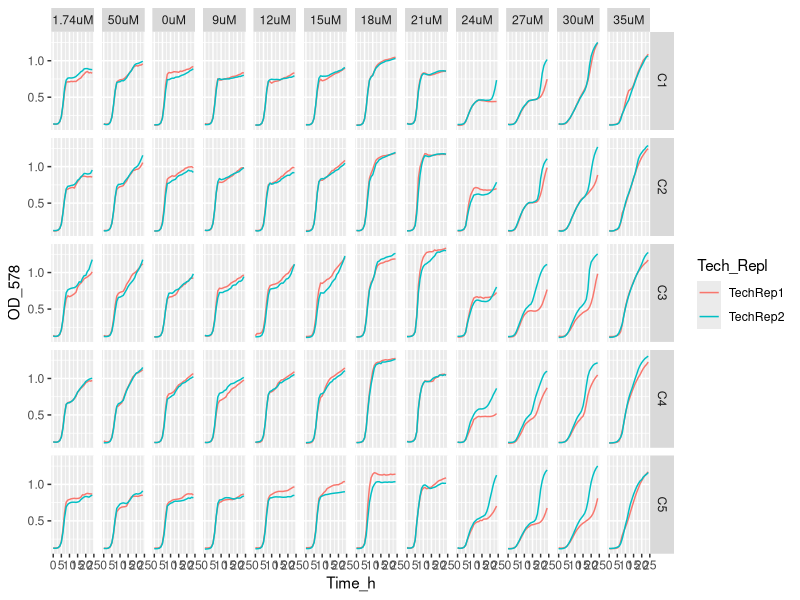
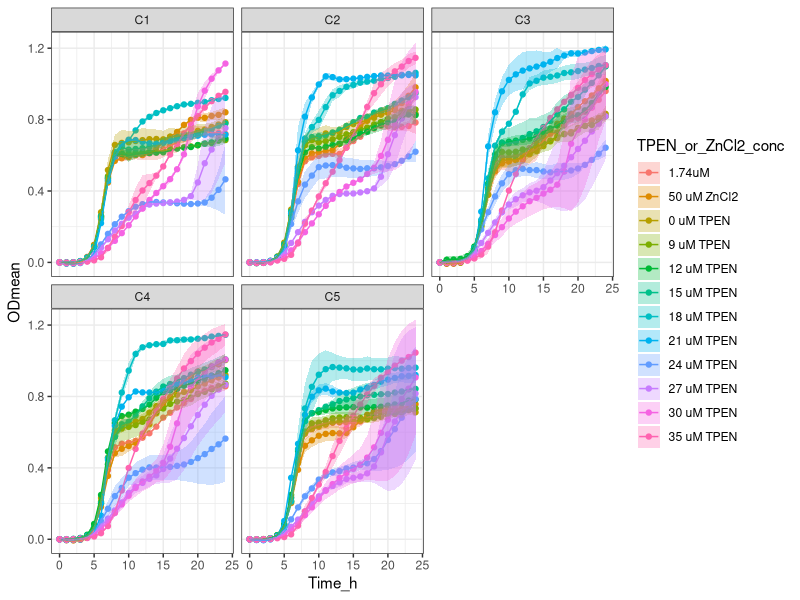

Source code (R) for these figures, in order:
setwd("~/ITQB/Plate readings/Exp30_2plates_27032024")

library(tidyverse)

library(readxl)
Exp30 <- Exp30_2plates_27032024 <- read_excel("Exp30_2plates_27032024_final_final.xlsx")
View(Exp30) 

Exp30_v1 <- Exp30 %>%
  pivot_longer(names_to = "Condition", values_to = "OD_578", cols = -Time_h)
Exp30_v1
View(Exp30_v1)


Exp30_v2 <- separate(Exp30_v1, Condition, 
                     c("Community",
                       "Transfer_medium",
                       "Zn_condition", 
                       "Tech_Repl",
                       "Biol_Repl",
                       "TPEN_or_ZnCl2_conc",
                       "Well_number"), 
                     sep = "_", remove = FALSE,
                     convert = FALSE)
View(Exp30_v2)

Exp30_v2$OD_578 <- as.numeric (Exp30_v2$OD_578) #Because OD_578 values are character

Exp30_v2$TPEN_or_ZnCl2_conc <- factor(Exp30_v2$TPEN_or_ZnCl2_conc, levels = c("1.74",
                                                            "10",
                                                            "0",
                                                            "1.8",
                                                            "2.4",
                                                            "3.0",
                                                            "3.6",
                                                            "4.2",
                                                            "4.8",
                                                            "5.4",
                                                            "6.0",
                                                            "7.0"))

Exp30_v2 <- Exp30_v2 %>% mutate(TPEN_or_ZnCl2_conc = recode (TPEN_or_ZnCl2_conc,
                                                    "1.74" = "1.74uM",
                                                    "10" = "50uM",
                                                    "0" = "0uM",
                                                    "1.8" = "9uM",
                                                    "2.4" = "12uM",
                                                    "3.0" = "15uM",
                                                    "3.6" = "18uM",
                                                    "4.2" = "21uM",
                                                    "4.8" = "24uM",
                                                    "5.4" = "27uM",
                                                    "6.0" = "30uM",
                                                    "7.0" = "35uM"))

Exp30_v2$Community <- factor(Exp30_v2$Community, levels = c("C1",
                                                            "C2",
                                                            "C3",
                                                            "C4",
                                                            "C5"))
# 
# Exp30_v2 %>%
#   ggplot(aes(x= Time_h, y=OD_578, color = Tech_Repl)) +
#   geom_line() +
#   facet_grid (Community ~ TPEN_or_ZnCl2_conc)


Exp30_v2 %>%
  ggplot(aes(x= Time_h, y=OD_578, color = Tech_Repl)) +
  geom_line() +
  facet_grid (Community ~ TPEN_or_ZnCl2_conc)


Exp30_v3<- Exp30_v2 %>% group_by(Community, Transfer_medium, Zn_condition, Tech_Repl, Biol_Repl, Well_number) %>%
  mutate(blank = Time_h ==0)

View(Exp30_v3)

Exp30_v4 <- Exp30_v3 %>%
  group_by(Community, Transfer_medium, Zn_condition, Tech_Repl, Biol_Repl, Well_number) %>%
  mutate(OD = OD_578 - OD_578[blank]) %>%
  ungroup()


View(Exp30_v4)

#Obtain the mean and sd
Exp30_v5 <- Exp30_v4 %>% group_by(Time_h, Community, TPEN_or_ZnCl2_conc, Zn_condition) %>%
  summarise(ODmean = mean(OD), sdOD = sd(OD), n())

Exp30_v5$Community <- factor(Exp30_v5$Community, levels = c("C1",
                                                            "C2",
                                                            "C3",
                                                            "C4",
                                                            "C5"))


Exp30_v5 <- Exp30_v5 %>% mutate(TPEN_or_ZnCl2_conc =  recode (TPEN_or_ZnCl2_conc,
                                                              ".74uM" = "17.4 uM ZnCl2",
                                                              "50uM" = "50 uM ZnCl2",
                                                              "0uM" = "0 uM TPEN",
                                                              "9uM" = "9 uM TPEN",
                                                              "12uM" = "12 uM TPEN",
                                                              "15uM" = "15 uM TPEN",
                                                              "18uM" = "18 uM TPEN",
                                                              "21uM" = "21 uM TPEN",
                                                              "24uM" = "24 uM TPEN",
                                                              "27uM" = "27 uM TPEN",
                                                              "30uM" = "30 uM TPEN",
                                                              "35uM" = "35 uM TPEN"))





# stocks conc / 0.001(mM --> uM) / d.f (=2)--> conc TPEN (now in the table)

Exp30_v5  %>% ggplot(aes(x = Time_h,
                         y = ODmean,
                         color = TPEN_or_ZnCl2_conc,
                         fill = TPEN_or_ZnCl2_conc
)) +
  geom_point() +
  geom_line() +
  geom_ribbon(aes(ymin=ODmean-sdOD, ymax=ODmean+sdOD),
              alpha = 0.3, colour = NA) +
  facet_wrap (Community ~ .) +
  theme_bw()
